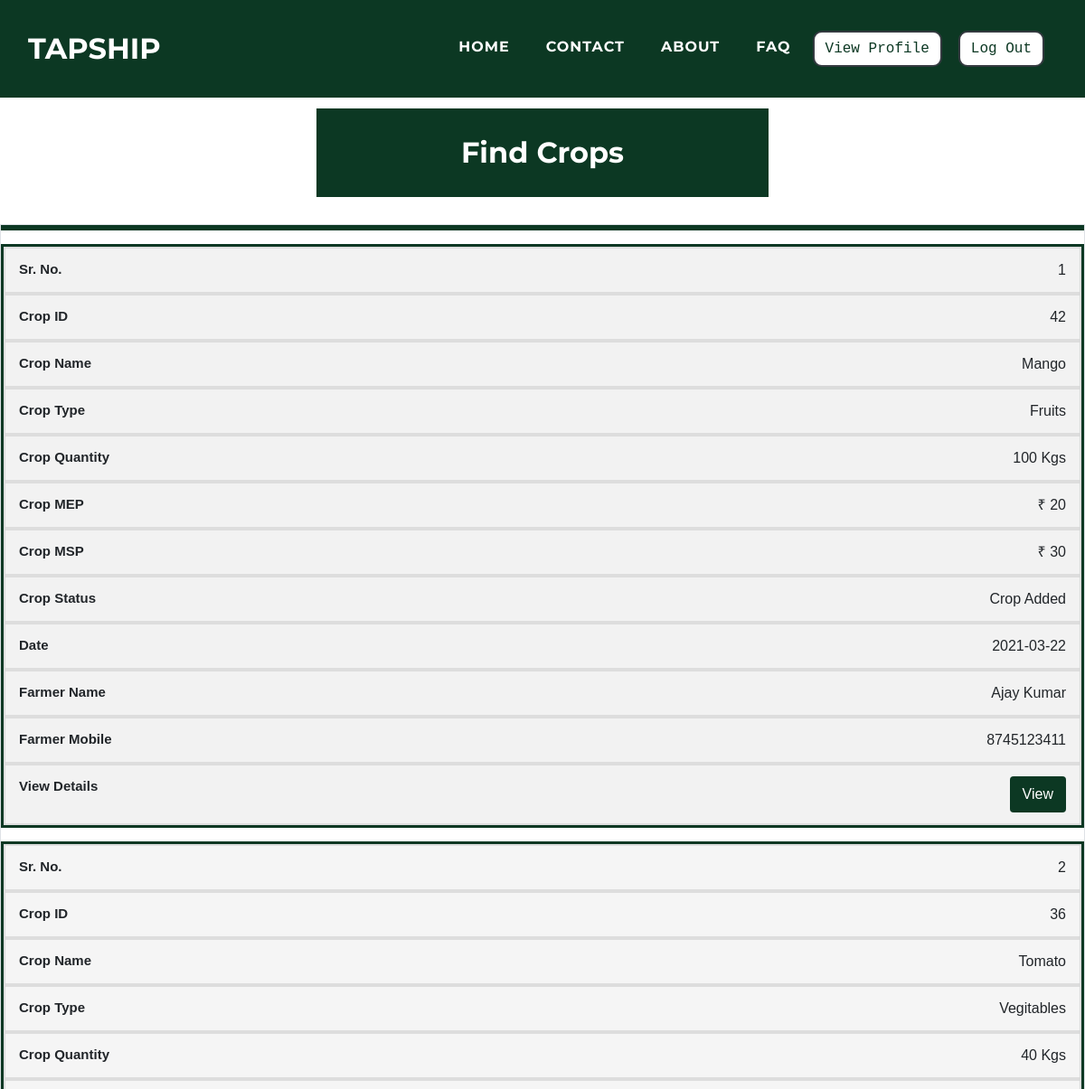
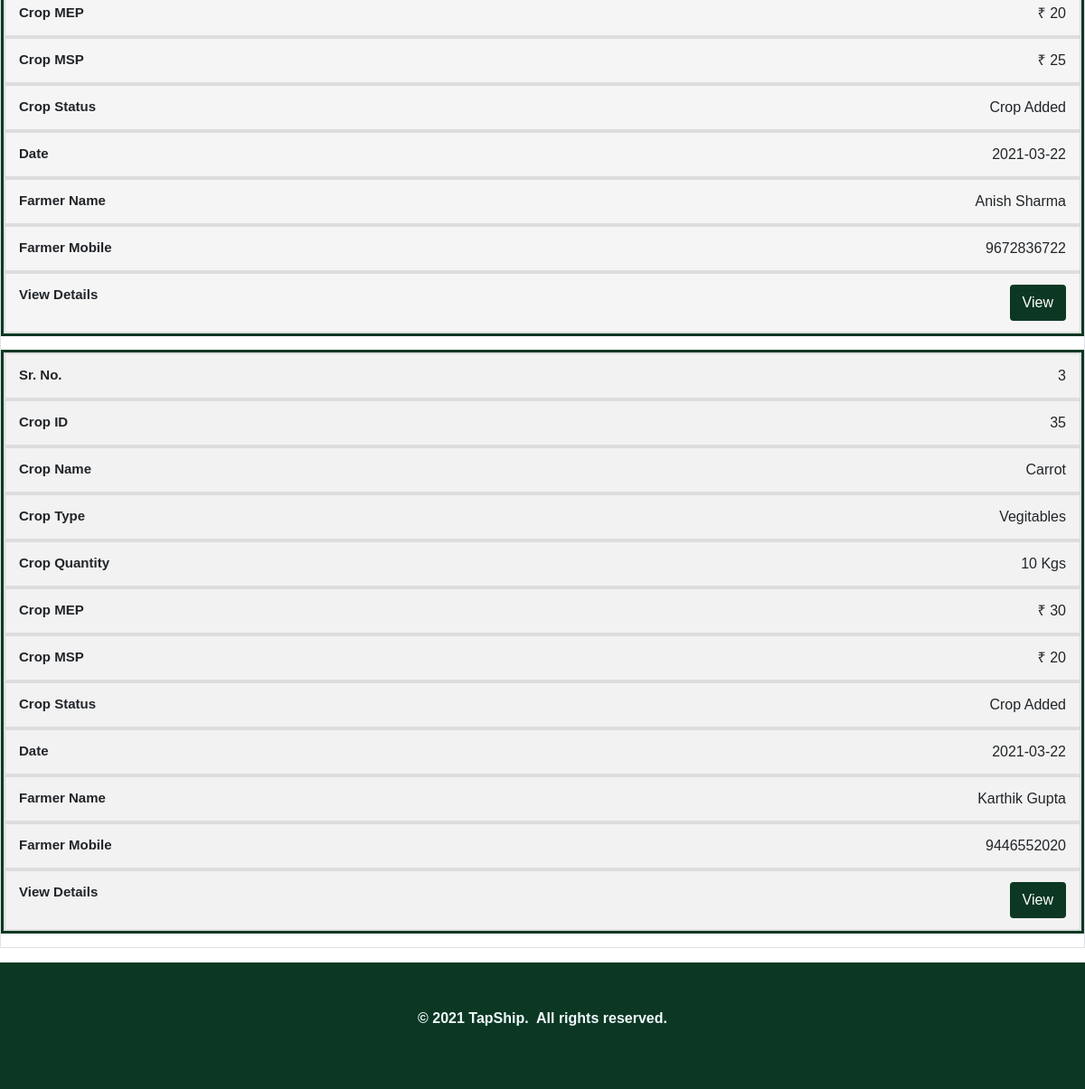
Screenshot of /customers/findcrop.php (signed in) with the database file from the repository (2 pictures, top to bottom).
### tables this page shows
CREATE TABLE `cropsale` (
  `cr_id` int(11) NOT NULL,
  `cr_f_mobile` varchar(10) NOT NULL,
  `cr_cro_id` int(11) NOT NULL,
  `cr_quantity` varchar(10) NOT NULL,
  `cr_img1` varchar(500) NOT NULL,
  `cr_img2` varchar(500) NOT NULL,
  `cr_img3` varchar(500) NOT NULL,
  `cr_mep` varchar(10) NOT NULL,
  `cr_date` date NOT NULL,
  `cr_status` varchar(10) NOT NULL
);

CREATE TABLE `cropdetails` (
  `cro_id` int(11) NOT NULL,
  `cro_name` varchar(50) NOT NULL,
  `cro_type` varchar(25) NOT NULL,
  `cro_msp` float NOT NULL
);

### customers/findcrop.php (the view, shortened to what this page needs)
<?php
$res = $_SESSION["sessionid"];
$c_mobile = $res;
?>
<!DOCTYPE html>
<html>
<head>
    <link rel="stylesheet" href="../assets/bootstrap/css/bootstrap.min.css">
    <link rel="stylesheet" href="../assets/fonts/font-awesome.min.css">
    <link rel="stylesheet" href="../assets/fonts/ionicons.min.css">
    <link rel="stylesheet" href="../assets/css/Article-List.css">
    <link rel="stylesheet" href="../assets/css/Features-Boxed.css">
    <link rel="stylesheet" href="../assets/css/Footer-Dark.css">
    <link rel="stylesheet" href="../assets/css/Highlight-Blue.css">
    <link rel="stylesheet" href="https://cdnjs.cloudflare.com/ajax/libs/animate.css/3.5.2/animate.min.css">
    <link rel="stylesheet" href="https://cdnjs.cloudflare.com/ajax/libs/aos/2.2.0/aos.css">
    <link rel="stylesheet" href="../assets/css/Login-Form-Clean.css">
    <link rel="stylesheet" href="../assets/css/table-style.css" />
</head>
<body id="page-top">
    <nav class="navbar navbar-light navbar-expand-lg fixed-top text-uppercase" id="mainNav" style="background: #0c3823;">
        <div class="container-fluid">
            <a class="navbar-brand js-scroll-trigger" data-bs-hover-animate="pulse" href="../index.php" style="font-family: Montserrat, sans-serif;">TAPSHIP</a>
            <div class="collapse navbar-collapse" id="navbarResponsive">
                <ul class="nav navbar-nav ml-auto">
                    <li class="nav-item mx-0 mx-lg-1"><a class="nav-link py-3 px-0 px-lg-3 rounded js-scroll-trigger" data-bs-hover-animate="pulse" href="../index.php" style="filter: contrast(100%) grayscale(0%) hue-rotate(0deg) invert(0%) sepia(0%);">HOME</a></li>
                    <li class="nav-item mx-0 mx-lg-1"><a class="nav-link py-3 px-0 px-lg-3 rounded js-scroll-trigger" data-bs-hover-animate="pulse" href="../contact.php">CONTACT</a></li>
                    <li class="nav-item mx-0 mx-lg-1"><a class="nav-link py-3 px-0 px-lg-3 rounded js-scroll-trigger" data-bs-hover-animate="pulse" href="../about.php">ABOUT</a></li>
                    <li class="nav-item mx-0 mx-lg-1"><a class="nav-link py-3 px-0 px-lg-3 rounded js-scroll-trigger" data-bs-hover-animate="pulse" href="../faq.php">FAQ</a></li>
                    <li class="nav-item mx-0 mx-lg-1"><a href="../customers/profile.php"><button class="btn btn-dark text-monospace" data-bs-hover-animate="pulse" type="button" style="margin: 10px;background: rgb(255,255,255);color: #0c3823;margin-left: 0;border-radius: 10px;">View Profile</button></a></li>
                    <li class="nav-item mx-0 mx-lg-1"><a href="../farmers/logout-script.php"><button class="btn btn-dark text-monospace" data-bs-hover-animate="pulse" type="button" style="margin: 10px;background: rgb(255,255,255);color: #0c3823;margin-left: 0;border-radius: 10px;">Log Out</button></a></li>
                </ul>
            </div>
        </div>
    </nav>
    <div class="features-boxed">
        <div class="container-fluid" style="background: #ffffff;">
            <div class="intro" style="background: #0c3823;margin-top: 120px;margin-bottom: 30px;">
                <h2 class="text-center" data-aos="fade" style="color: rgb(255,255,255);padding: 30px;margin-bottom: 0px;">Find Crops</h2>
            </div>
        </div>
    </div>
    <table id="tabledata" class=" table table-striped table-hover table-bordered">
        <tr class="bg-dark text-white text-center">
        </tr>
        <?php
        $con = mysqli_connect('localhost', 'root');
        mysqli_select_db($con, 'tapship');
        $q = "SELECT CD.cro_name, CD.cro_type, CD.cro_msp, CS.cr_id, CS.cr_quantity, CS.cr_mep, CS.cr_date, CS.cr_status, f.f_name, f.f_mobile
 FROM cropdetails CD, cropsale CS, farmer f  where CD.cro_id=CS.cr_cro_id AND f.f_mobile=CS.cr_f_mobile AND cs.cr_status IN (0,1) AND (SELECT count(cb_id) from cropbid cb WHERE cb.cb_c_mobile = $c_mobile AND cb.cb_cr_id = cs.cr_id)=0
 ORDER BY CS.cr_id DESC";
        $query = mysqli_query($con, $q);
        $c = 1;
        while ($res = mysqli_fetch_array($query)) {
        ?>
            <tr class="text-center">
                <td data-label="Sr. No."> <?php echo $c;
                                            $c += 1 ?> </td>
                <td data-label="Crop ID"> <?php echo $res['cr_id']; ?> </td>
                <td data-label="Crop Name"> <?php echo $res['cro_name'];  ?> </td>
                <td data-label="Crop Type"> <?php echo $res['cro_type'];  ?> </td>
                <td data-label="Crop Quantity"> <?php echo $res['cr_quantity'], ' Kgs';  ?> </td>
                <td data-label="Crop MEP"> <?php echo '₹ ', $res['cr_mep'];  ?> </td>
                <td data-label="Crop MSP"> <?php echo '₹ ', $res['cro_msp'];  ?> </td>
                <td data-label="Crop Status"> <?php if ($res['cr_status'] == "0") {
                                                    echo "Crop Added";
                                                } else if ($res['cr_status'] == "1") {
                                                    echo "Bidding";
                                                } else if ($res['cr_status'] == "2") {
                                                    echo "Bid Accepeted";
                                                } else if ($res['cr_status'] == "3") {
                                                    echo "Payment Done";
                                                } else if ($res['cr_status'] == "4") {
                                                    echo "Payment Confirmed";
                                                } else if ($res['cr_status'] == "5") {
                                                    echo "Self Transport Selected";
                                                } else if ($res['cr_status'] == "6") {
                                                    echo "Tapship Delivery Selected";
                                                } else if ($res['cr_status'] == "7") {
                                                    echo "Tapship Delivery Bidding";
                                                } else if ($res['cr_status'] == "8") {
                                                    echo "Tapship Delivery Selected";
                                                } else if ($res['cr_status'] == "9") {
                                                    echo "Farmer Pickup conformed";
                                                } else if ($res['cr_status'] == "10") {
                                                    echo "Driver Pickup Conformed";
                                                } else if ($res['cr_status'] == "11") {
                                                    echo "Customer Delivery Conformed";
                                                } else if ($res['cr_status'] == "12") {
                                                    echo "Deal Over";
                                                } ?> </td>
                <td data-label="Date"> <?php echo $res['cr_date'];  ?> </td>
                <td data-label="Farmer Name"> <?php echo $res['f_name'];  ?> </td>
                <td data-label="Farmer Mobile"> <?php echo $res['f_mobile'];  ?> </td>
                <td data-label="View Details"> <button class="btn" style="background-color:#0c3823;"> <a href="viewcrop.php?cr_id=<?php echo $res['cr_id']; ?>" class="text-white"> View </a> </button> </td>
            </tr>
        <?php
        }
        ?>
    </table>
    <div class="footer-dark" style="background: rgb(12,56,35);">
        <footer>
            <div class="container-fluid">
                <p style="text-align: center;"><strong>© 2021 TapShip.&nbsp; All rights reserved.</strong><br></p>
            </div>
        </footer>
    </div>
</body>
</html>

### assets/css/Features-Boxed.css (style rules this page uses)
.features-boxed { color: #313437; background-color: #eef4f7; }
.features-boxed h2 { font-weight: bold; margin-bottom: 40px; padding-top: 40px; color: inherit; }
.features-boxed .intro { font-size: 16px; max-width: 500px; margin: 0 auto; }

### assets/css/Footer-Dark.css (style rules this page uses)
.footer-dark { padding: 50px 0; bottom: 0; color: #f0f9ff; background-color: #282d32; }

### assets/css/table-style.css (style rules this page uses)
body { margin:0; font-family: sans-serif; }
* { box-sizing: border-box; }
.table { width: 100%; border-collapse: collapse; }
.table td,.table th { padding:12px 15px; border:2px solid #ddd; text-align: center; font-size:16px; }
.table tbody tr:nth-child(even) { background-color: #f5f5f5; }
@media (max-width: 1410px) { .table, .table tbody, .table tr, .table td { display: block; width: 100%; } }
@media (max-width: 1410px) { table tr { margin-bottom: 15px; border: 3px solid #0c3823; } }
@media (max-width: 1410px) { .table td { text-align: right; padding-left: 50%; text-align: right; position: relative; } }
@media (max-width: 1410px) { .table td::before { content: attr(data-label); position: absolute; left:0; width: 50%; padding-left:15px; font-size:15px; font-weight: bold; text-align: left; } }

### rows the page displays
cropsale: cr_id "42", cr_cro.cro_name "Mango", cr_cro.cro_type "Fruits", cr_quantity "100", cr_mep "20", cr_cro.cro_msp "30", cr_status "Crop Added", cr_date "2021-03-22", f_name "Ajay Kumar", f_mobile "8745123411"
cropsale: cr_id "36", cr_cro.cro_name "Tomato", cr_cro.cro_type "Vegitables", cr_quantity "40", cr_mep "20", cr_cro.cro_msp "25", cr_status "Crop Added", cr_date "2021-03-22", f_name "Anish Sharma", f_mobile "9672836722"
cropsale: cr_id "35", cr_cro.cro_name "Carrot", cr_cro.cro_type "Vegitables", cr_quantity "10", cr_mep "30", cr_cro.cro_msp "20", cr_status "Crop Added", cr_date "2021-03-22", f_name "Karthik Gupta", f_mobile "9446552020"
